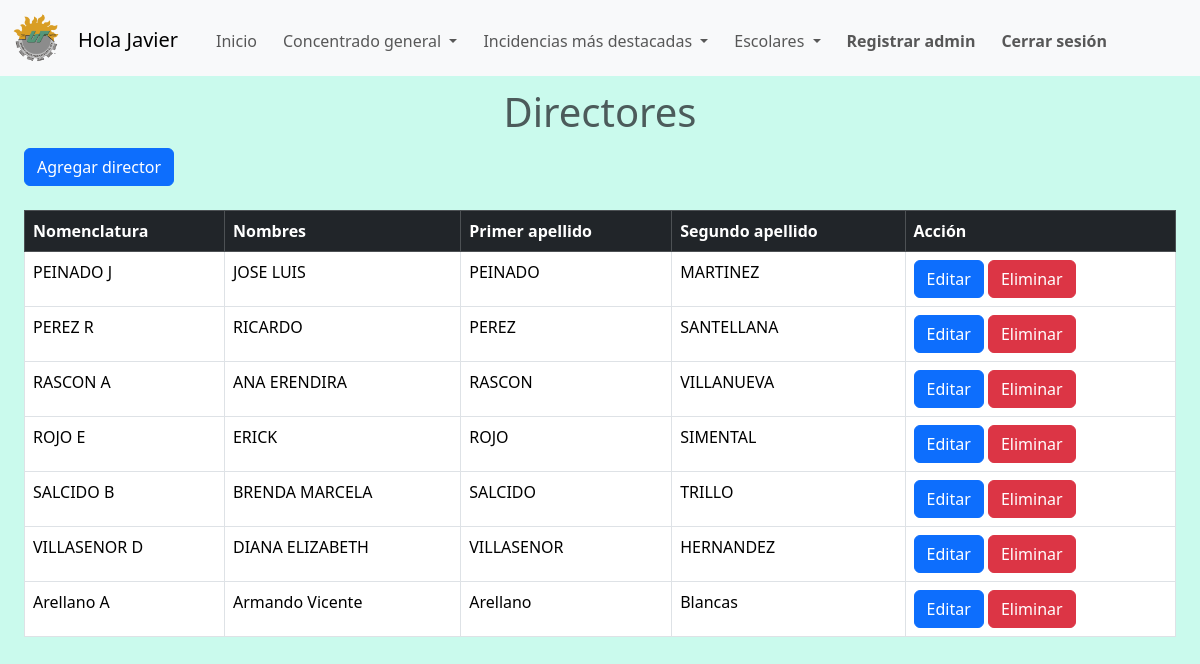
The app's page /layouts_admins/directores.php (signed in) with its own data.
### tables this page shows
CREATE TABLE IF NOT EXISTS `dir_de_carrera` (
  `id` int NOT NULL AUTO_INCREMENT,
  `nom_dir` varchar(50) NOT NULL,
  `nombres` varchar(50) NOT NULL,
  `primer_apellido` varchar(50) NOT NULL,
  `segundo_apellido` varchar(50) NOT NULL,
  `correo` varchar(50) NOT NULL,
  `password` varchar(250) NOT NULL,
  PRIMARY KEY (`id`)
);

### layouts_admins/directores.php (the view, shortened to what this page needs)
<!DOCTYPE html>
<html lang="en">
<head>
    <link href="https://cdn.jsdelivr.net/npm/bootstrap@5.3.2/dist/css/bootstrap.min.css" rel="stylesheet">
</head>
<body class="admin_background">
<?php include ("navbar.php");?>
<h1 class="h1-tittles text-muted">Directores</h1>
<div class="div-table">
<button type="button" class="btn btn-primary" data-bs-toggle="modal" data-bs-target="#exampleModal">
  Agregar director
</button>
<br><br>
  <table class="table table-bordered">
    <thead class="table-dark">
      <tr>
        <th scope="col">Nomenclatura</th>
        <th scope="col">Nombres</th>
        <th scope="col">Primer apellido</th>
        <th scope="col">Segundo apellido</th>
        <th colspan="2">Acción</th>
      </tr>
    </thead>
    <tbody>
      <?php require_once("../php/connection.php");
        $result = mysqli_query($connection, "SELECT * FROM dir_de_carrera");
        while ($row = mysqli_fetch_assoc($result)):
      ?>
      <tr>
        <td><?php echo $row["nom_dir"];?></td>
        <td><?php echo $row["nombres"];?></td>
        <td><?php echo $row["primer_apellido"];?></td>
        <td><?php echo $row["segundo_apellido"];?></td>
        <td>
          <button type="button" class="btn btn-primary" data-bs-toggle="modal" data-bs-target="#exampleModal_<?php echo $row['id'];?>">Editar</button>
          <button type="button" class="btn btn-danger" data-bs-toggle="modal" data-bs-target="#borrar_<?php echo $row['id'];?>"> Eliminar</button>
        </td>
      </tr>
      <?php endwhile;?>
    </tbody>
  </table>
  </div>
</body>
</html>

### css/style.css (style rules this page uses)
.h1-tittles { text-align: center; color: white; }
.div-table { margin-top: 1%; margin-left: 2%; margin-right: 2%; margin-bottom: 2%; }
.admin_background { background-color: #cafaed; }

### records on screen
dir_de_carrera: nom_dir "PEINADO J", nombres "JOSE LUIS", primer_apellido "PEINADO", segundo_apellido "MARTINEZ"
dir_de_carrera: nom_dir "PEREZ R", nombres "RICARDO", primer_apellido "PEREZ", segundo_apellido "SANTELLANA"
dir_de_carrera: nom_dir "RASCON A", nombres "ANA ERENDIRA", primer_apellido "RASCON", segundo_apellido "VILLANUEVA"
dir_de_carrera: nom_dir "ROJO E", nombres "ERICK", primer_apellido "ROJO", segundo_apellido "SIMENTAL"
dir_de_carrera: nom_dir "SALCIDO B", nombres "BRENDA MARCELA", primer_apellido "SALCIDO", segundo_apellido "TRILLO"
dir_de_carrera: nom_dir "VILLASENOR D", nombres "DIANA ELIZABETH", primer_apellido "VILLASENOR", segundo_apellido "HERNANDEZ"
dir_de_carrera: nom_dir "Arellano A", nombres "Armando Vicente", primer_apellido "Arellano", segundo_apellido "Blancas"

### other values on screen
$_SESSION['usuario']." " "Javier"
